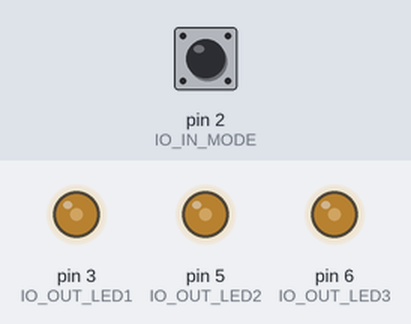
The sketch below on a simulated Arduino Uno, built with avr-gcc and run on an emulated ATmega328P. On the bench: output pins drawn as LEDs (lit = HIGH). The test bench sets the inputs (shaded band); at power-on: pin 2 (IO_IN_MODE) HIGH. Pins used as bus, display or sensor lines are not drawn; what the sketch prints to the serial monitor is not drawn.

Above: at 1.2 s.
1.3 s: pin 2 (IO_IN_MODE) pulled LOW for 3.2 s
At 4.65 s:
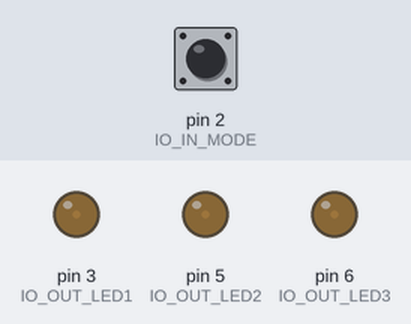
7.5 s: pin 2 (IO_IN_MODE) pulled LOW for 0.15 s
At 8.6 s:
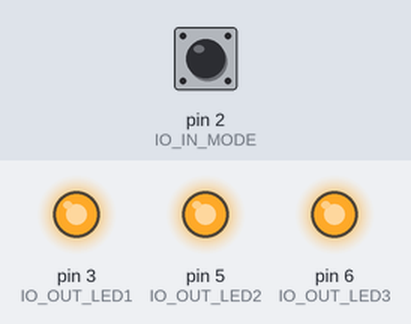
Timing chart, 0 to 10.5 s (numbered marks = the images above; inputs shaded):
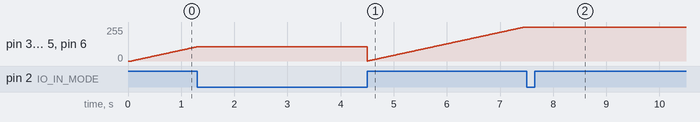

The sketch:

sheepy.ino
```cpp
/*************************************************************************************************/
/*  Project : Sheepy                                                                             */
/*  Author  : PEB <pebdev@lavache.com>                                                           */
/*  Date    : 31.08.2021                                                                         */
/*************************************************************************************************/
/*  This program is free software: you can redistribute it and/or modify                         */
/*  it under the terms of the GNU General Public License as published by                         */
/*  the Free Software Foundation, either version 3 of the License, or                            */
/*  (at your option) any later version.                                                          */
/*                                                                                               */
/*  This program is distributed in the hope that it will be useful,                              */
/*  but WITHOUT ANY WARRANTY; without even the implied warranty of                               */
/*  MERCHANTABILITY or FITNESS FOR A PARTICULAR PURPOSE.  See the                                */
/*  GNU General Public License for more details.                                                 */
/*                                                                                               */
/*  You should have received a copy of the GNU General Public License                            */
/*  along with this program.  If not, see <https://www.gnu.org/licenses/>.                       */
/*************************************************************************************************/


/* I N C L U D E S *******************************************************************************/


/* D E F I N E S *********************************************************************************/
/* Mode */
#define NB_MAX_MODE           (3)

/* Action */
#define ACTION_SLEEP          (0)
#define ACTION_POWEROFF       (1)

/* Direction */
#define DIR_FALLING           (-1)
#define DIR_RAISING           (1)

/* GPIO */
#define IO_IN_MODE            (2)
#define IO_OUT_POWEROFF       (A0)
#define IO_OUT_LED1           (3)
#define IO_OUT_LED2           (5)
#define IO_OUT_LED3           (6)


/* S T R U C T U R E S ****************************************************************************/
typedef struct strSleepMode {
  int action;
  double sleepTime_ms;
  double periodStart_ms;
  double periodStop_ms;
  double inspirationRation;
} tstrSleepMode;


/* D E C L A R A T I O N S ************************************************************************/
int sleepMode;                  /* 0=poweroff | 1=8min | 2=20min                                  */
double periodDuration_ms;       /* Time of the current period in ms                               */
double periodStep_ms;           /* Step time to increase period from start to stop period         */
double timePwmStep_ms;          /* Time of the pwm step for the current period in ms              */
double timePwmCounter_ms;       /* Counter to sum each pwm step for the current period in ms      */
double timeCounter_ms;          /* Time counter since sheepy is started                           */
int pwmDirection;               /* RISING | FALLING                                               */
int pwmValue;                   /* value of the 'pwm' [0:255]                                     */
tstrSleepMode sleepModeList[NB_MAX_MODE]; /* List of available modes                              */


/* I O  F U N C T I O N S *************************************************************************/
void io_led_update (void)
{
  analogWrite(IO_OUT_LED1, pwmValue);
  analogWrite(IO_OUT_LED2, pwmValue);
  analogWrite(IO_OUT_LED3, pwmValue);
}


/* M A I N  F U N C T I O N S *********************************************************************/
void sheepy_find_next_mode (void)
{
  sleepMode++;

  if (sleepMode >= NB_MAX_MODE)
    sleepMode = 0;

  Serial.print("\nNew mode was selected : ");
  Serial.println(sleepMode);
}

/*------------------------------------------------------------------------------------------------*/
void sheepy_apply_mode (int mode)
{
  double sum_period = 0.0;
  double previous_period_ms = 0.0;

  /* The period is dynamic (we start and finish not with the same rpm) */
  periodStep_ms = (sleepModeList[mode].periodStop_ms - sleepModeList[mode].periodStart_ms) / (sleepModeList[mode].sleepTime_ms);
  periodDuration_ms = sleepModeList[mode].periodStop_ms;

  /* We have two parameters that can match exactly : the total sleep time and the start/stop period.
   *  To solve this problem, we will :
   *  - compute the sum of period and stop the loop when the sum period will be greater than the wanted sleep time
   *  - save latest computed period, it will be our first period
   */
  while (periodDuration_ms > sleepModeList[mode].periodStart_ms)
  {
    previous_period_ms  = periodDuration_ms;
    periodDuration_ms   = previous_period_ms - (previous_period_ms * periodStep_ms);
    sum_period          += periodDuration_ms;
  }

  /* Reset variables */
  timePwmStep_ms    = 0.0;
  timePwmCounter_ms = 0.0;
  timeCounter_ms    = 0.0;
  pwmDirection      = DIR_RAISING;
  pwmValue          = -1;

  Serial.println("=========================================================================================================");
  Serial.print("periodDuration_ms=");
  Serial.print(periodDuration_ms);

  Serial.print(" | sleepTime_ms=");
  Serial.print(sleepModeList[mode].sleepTime_ms);

  Serial.print(" | periodStart_ms=");
  Serial.print(sleepModeList[mode].periodStart_ms);

  Serial.print(" | periodStop_ms=");
  Serial.print(sleepModeList[mode].periodStop_ms);

  Serial.print(" | periodStep_ms=");
  Serial.println(periodStep_ms);
  Serial.println("=========================================================================================================");
}

/*------------------------------------------------------------------------------------------------*/
void sheepy_state_update (void)
{
  double step_ms = 0.0;
  double previousPeriod_ms = 0.0;

  /* Finally, we update or time counter and pwm value */
  if (timePwmCounter_ms >= timePwmStep_ms)
  {
    timePwmCounter_ms = 0.0;
    pwmValue += pwmDirection;

    if (pwmValue <= 0)
    {
      pwmValue          = 0;
      pwmDirection      = DIR_RAISING;
      timePwmStep_ms    = (sleepModeList[sleepMode].inspirationRation * periodDuration_ms) / 255.0;

      /* If we have reached end of the latest period, we stop sheepy */
      if (periodDuration_ms >= sleepModeList[sleepMode].periodStop_ms)
      {
        sleepMode = 0;
      }

      /* Debug */
      Serial.print("timeCounter_min : ");
      Serial.print(timeCounter_ms/1000/60);
      Serial.print(" | periodDuration_ms : ");
      Serial.print(periodDuration_ms);
      Serial.print(" | DIR_RAISING : ");
      Serial.print(timePwmStep_ms);
    }

    if (pwmValue >= 255)
    {
      pwmValue          = 255;
      pwmDirection      = DIR_FALLING;
      timePwmStep_ms    = ((1.0-sleepModeList[sleepMode].inspirationRation) * periodDuration_ms) / 255.0;

      /* If prepare new period */
      previousPeriod_ms = periodDuration_ms;
      periodDuration_ms = previousPeriod_ms + (previousPeriod_ms * periodStep_ms);

      /* Debug */
      Serial.print(" | DIR_FALLING : ");
      Serial.println(timePwmStep_ms);
    }
  }
  else
  {
    /* We have a delay of 1ms between each call */
    timePwmCounter_ms += 1.0;
  }

  /* Count time since sheepy is started */
  timeCounter_ms += 1.0;
}

/*------------------------------------------------------------------------------------------------*/
void setup (void)
{
  Serial.begin (115200);
  Serial.println("=========================================================================================================");
  Serial.println("============================================  SHEEPY v1.0.0  ============================================");
  Serial.println("=========================================================================================================");
  Serial.println(" ");

  /* Hardware initilization */
  pinMode(IO_IN_MODE, INPUT_PULLUP);
  pinMode(IO_OUT_POWEROFF, OUTPUT);
  pinMode(IO_OUT_LED1, OUTPUT);
  digitalWrite(IO_OUT_POWEROFF, LOW);
  digitalWrite(IO_OUT_LED1, LOW);

  /* Variable initialization */
  sleepMode = 1;

  /* mode power off, user has to run around his house because Sheepy can't do anything fir him */
  sleepModeList[0].action             = ACTION_POWEROFF;

  /* mode to sleep in 8 minutes, user just need some help to sleep */
  sleepModeList[1].action             = ACTION_SLEEP;
  sleepModeList[1].sleepTime_ms       = 8.0 * 60000;
  sleepModeList[1].periodStart_ms     = 60000.0 / 10.0;  /* 10 RPM */
  sleepModeList[1].periodStop_ms      = 60000.0 / 6.0;   /* 6 RPM  */
  sleepModeList[1].inspirationRation  = 0.4;

  /* mode to sleep in 20 minutes, user must stop to drink coffee before going to bed */
  sleepModeList[2].action             = ACTION_SLEEP;
  sleepModeList[2].sleepTime_ms       = 20.0 * 60000;
  sleepModeList[2].periodStart_ms     = 60000.0 / 10.0;  /* 10 RPM */
  sleepModeList[2].periodStop_ms      = 60000.0 / 6.0;   /* 6 RPM  */
  sleepModeList[2].inspirationRation  = 0.4;

  /* Apply the default mode */
  sheepy_apply_mode (sleepMode);
}

/*------------------------------------------------------------------------------------------------*/
void loop(void)
{
  /* We update the sheepy state */
  sheepy_state_update ();

  /* Update LED status */
  io_led_update ();

  /* If user would like to change sleep mode we reset sheepy status and settings */
  if (digitalRead(IO_IN_MODE) == LOW)
  {
    /* Switch to the next mode */
    sheepy_find_next_mode ();
    sheepy_apply_mode (sleepMode);

    /* Wait user release button */
    while (digitalRead(IO_IN_MODE) == LOW);
  }

  /* If the system or user ask to poweroff, do it */
  if (sleepModeList[sleepMode].action == ACTION_POWEROFF)
  {
    digitalWrite(IO_OUT_POWEROFF, HIGH);
    while (1)
    {
      Serial.println("POWER OFF");
      delay(10);
    }
  }

  /* In ms */
  delay(1);
}
```

Measured:
- after the input at 7.5 s, pin 3 (IO_OUT_LED1), pin 5 (IO_OUT_LED2), pin 6 (IO_OUT_LED3): stops changing and stays 253/255
